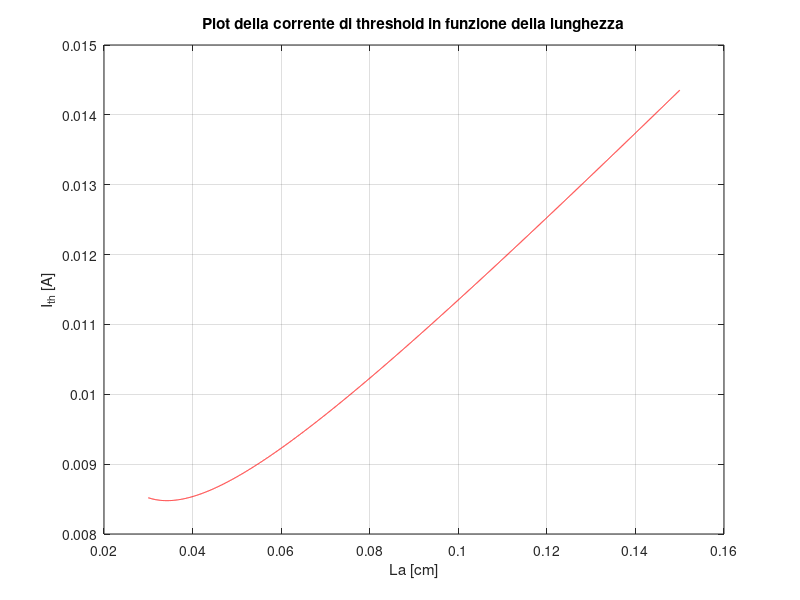
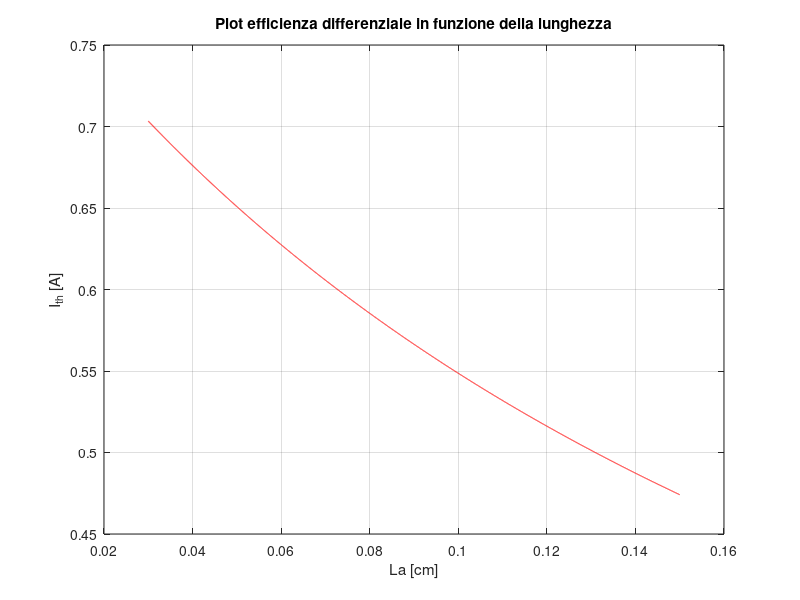

The MATLAB script that drew these images, in order:
clc
close all
clear variables

%esercizio 1
%%
r_1=0.3;
r_2=0.9;
La=900e-4;
alpha_m = (1/La)*(log(1/(sqrt(r_1*r_2)))); % rircordati che � cmetri^-1
alpha_i = 6; %unit� di misura cmetri^-1
gamma_per_g_threshold=alpha_m+alpha_i;
N_tr=1.8e18;%elettroni per centrimetro cubo
a_0 =  5.34e-16; %sono cm^2
guadagno_modale = a_0 * gamma_per_g_threshold;
gamma = 0.06;
N_th=N_tr + ((alpha_i+alpha_m)/(gamma * a_0));%elettroni per centrimetro cubo
V = (900e-6)*(100e-10)*(2.5e-6); %metri al cubo
V = V*1e6;%cm al cubo
q = 1.60217e-19;
eta_i = 0.8; % � adimensionato
A = 3.57e8;%secondi alla meno 1
B = 0.8e-10;%cm^3/secondo
C = 3.5e-30; % cm^6/secondo

I_th = ((A*N_th + B*N_th^2 + C*N_th^3))*((q*V)/(eta_i));

%ci manca la linewidth

%esercizio 2

La=linspace(300e-4,1500e-4,10000);
alpha_m = (1./La).*(log(1/(sqrt(r_1*r_2)))); % rircordati che � cmetri^-1
alpha_i = 3; %unit� di misura cmetri^-1
gamma_per_g_threshold=alpha_m+alpha_i;
N_tr=1.8e18;%elettroni per centrimetro cubo
a_0 =  1e-16; %sono cm^2
guadagno_modale = a_0 .* gamma_per_g_threshold;
gamma = 0.06;
N_th=N_tr + ((alpha_i+alpha_m)./(gamma.* a_0));%elettroni per centrimetro cubo
V = (La).*(100e-8)*(2.5e-4); %Cmetri al cubo
%V = V*1e6;%cm al cubo
q = 1.60217e-19;
eta_i = 0.8; % � adimensionato
A = 3.57e8;%secondi alla meno 1
B = 0.8e-10;%cm^3/secondo
C = 3.5e-30; % cm^6/secondo

I_th = ((A.*N_th + B.*N_th.^2 + C.*N_th.^3)).*((q*V)./(eta_i));
figure(1)
plot(La,I_th,'r')
grid on
title('Plot della corrente di threshold in funzione della lunghezza')
xlabel('La [cm]')
ylabel('I_{th} [A]')

eta_d = eta_i .* alpha_m ./(alpha_i + alpha_m );
figure(2)
plot(La,eta_d,'r')
grid on
title('Plot efficienza differenziale in funzione della lunghezza')
xlabel('La [cm]')
ylabel('I_{th} [A]')
